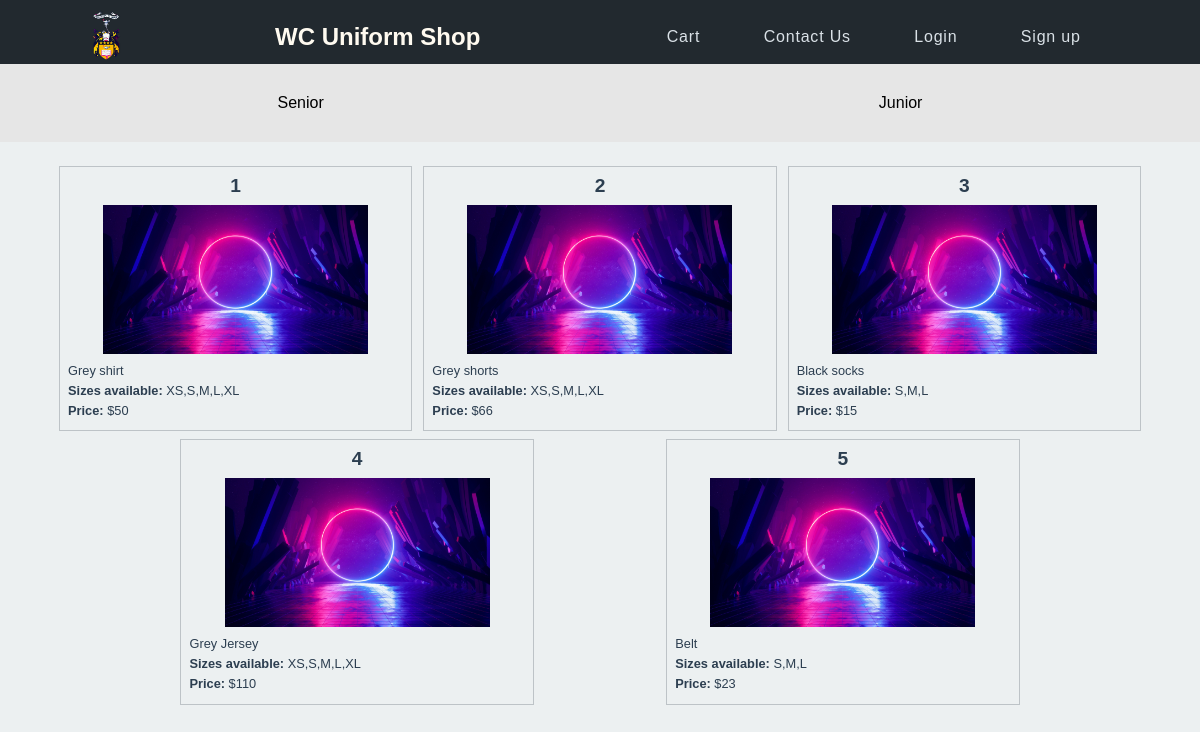
/juniorUniform, run on the app's committed database.
### tables this page shows
CREATE TABLE "juniorUniform"
(
	id integer
		constraint uniforms_pk
			primary key autoincrement,
	name varchar(30),
	size varchar(30),
	image varchar(30),
	price decimal(5,2),
	description varchar(300)
);

### app.py (the view)
@app.route('/juniorUniform')
def juniorUniform():
    con = create_connection(DB_NAME)
    query = 'SELECT id, name, size, image, price, description FROM juniorUniform'
    cur = con.cursor()
    cur.execute(query)
    juniorProduct_list = cur.fetchall()
    con.close
    return render_template('juniorUniform.html', juniorProducts=juniorProduct_list, logged_in=is_logged_in())

### app.py (called while the page is built)
def create_connection(db_file):
    try:
        connection = sqlite3.connect(db_file)
        return connection
    except Error as e:
        print(e)
    return None

def is_logged_in():
    if session.get("email") is None:
        return False
    else:
        return True

### templates/juniorUniform.html (shortened to what this page needs)
{% extends 'base.html' %}
{%block product%}
<div class = 'product-nav'>
    <ul>
        <li><a href="/seniorUniform">Senior</a></li>
        <li><a href="/juniorUniform">Junior</a></li>
    </ul>
</div>
{%endblock%}
{% block main %}
<div class="products">
    {% for juniorUniform in juniorProducts %}
    <div class="product-box">
        <div class="product-box-heading">
            <h3>{{ juniorUniform[0] }}</h3>
        </div>
        <div class="product-box-image">
            <img src={{url_for('static', filename = 'images/python-test.jpg')}} alt="{{juniorUniform[1]}}">
        </div>
        <div class="product-box-info">
            <p>{{ juniorUniform[1] }} </p>
            <p><strong>Sizes available: </strong>{{ juniorUniform[2] }}</p>
            <p><strong>Price: </strong>${{ juniorUniform[4] }}</p>
        </div>
    </div>
    {% endfor %}
</div>
{% endblock %}

### templates/base.html (shortened to what this page needs)
<!doctype html>
<html lang = 'en'>
<head>
    <link href="{{ url_for('static', filename='css/mystyles.css') }}" rel="stylesheet">
</head>
<body>
    <header class = 'menu'>
        <div class = 'menu-wrap'>
            <a class = 'skip-link' href="/"><img src = {{url_for('static', filename = 'images/logo3.0.png')}} class = 'logo-img' alt="School Logo"></a>
            <h1><a href="/">WC Uniform Shop</a></h1>
            <nav>
            {% include 'nav.html' %}
            </nav>
        </div>
        {%block product%}
        {%endblock%}
    </header>
    <div class = "container">
        <main>
            {% block main %}
            {% endblock %}
        </main>
    </div>
</body>
</html>

### templates/nav.html
    <ul>
        <li><a href="/cart">Cart</a></li>
        <li><a href="/contact">Contact Us</a></li>
        {%if logged_in%}
        <li><a href="logout">Log Out</a></li>
        {% else %}
        <li><a href="/login">Login</a></li>
        <li><a href="/signup">Sign up</a></li>
        {%endif%}
    </ul>

### static/css/mystyles.css (style rules this page uses)
* { margin: 0; padding: 0; box-sizing: border-box; font-family: sans-serif; }
body { background-color: rgba(236, 240, 241, 1.0); }
header { height: 70px; background-color: #22292F; padding: 10px 0; }
.menu-wrap { display: flex; justify-content: space-between; padding: 0 15px; }
.menu-wrap h1 { color: floralwhite; font-size: 1.5em; display: flex; margin: auto auto; }
.menu-wrap h1 a { text-decoration: none; color: floralwhite; }
.logo-img { height: 50px; }
nav { position: absolute; background-color: #3D4852; top:63px; left:0; width: 100%; z-index: 1; }
nav ul { list-style-type: none; max-height: 0; overflow:hidden; transition: all 0.5s; position: relative; z-index: 2; }
nav ul li { padding: 0 15px; }
nav ul li a { display: inline-block; padding: 12px; color: #DAE1E7; text-decoration: none; letter-spacing: 0.05em; }
.product-nav { position: initial; left:0; width: 100%; background-color: rgb(230,230,230); padding: 30px 0; }
.product-nav ul { display: flex; }
.product-nav ul li { display: flex; margin: auto auto; }
.product-nav ul li a { color: black; text-decoration: none; }
.product-box img { width:90%; display: block; margin: auto auto; max-width:265px; }
.products { position: relative; top: 80px; display: flex; flex-direction: column; padding: 1em 3em; align-items: center; }
.product-box { width:100%; border: 1px solid rgba(189, 195, 199, 1.0); color: rgba(44, 62, 80, 1.0); margin-bottom: 0.5rem; }
.product-box-heading { padding: 0.5rem; }
.product-box-image { height: 150px; overflow: hidden; }
.product-box-info { padding: 0.5rem; }
.product-box h3 { font-size: 1.2rem; text-align: center; }
.product-box p { font-size: 0.8rem; margin-bottom: 0.3rem; }
@media (min-width: 850px) { .menu-wrap * { margin: auto; } }
@media (min-width: 850px) { .menu-wrap h1 { visibility: visible; display: flex; margin: auto auto; color: floralwhite; } }
@media (min-width: 850px) { nav { position: initial; top: -10px; background-color: transparent; width: fit-content; } }
@media (min-width: 850px) { nav ul { max-height: 70px; text-align: right; } }
@media (min-width: 850px) { nav ul li { display: inline-flex; padding-left: 20px; } }
@media (min-width: 850px) { .products { position: relative; top: 80px; display: flex; flex-direction: unset; flex-wrap: wrap; justify-content: space-evenly; padding: 1em 3em; } }
@media (min-width: 850px) { .product-box { width: 32%; border: 1px solid rgba(189, 195, 199, 1.0); color: rgba(44, 62, 80, 1.0); margin-bottom: 0.5rem; } }
@media (min-width: 850px) { .product-box-heading { padding: 0.5rem; } }
@media (min-width: 850px) { .product-box-image { height: 150px; overflow: hidden; } }
@media (min-width: 850px) { .product-box-info { padding: 0.5rem; } }
@media (min-width: 850px) { .product-box h3 { font-size: 1.2rem; text-align: center; } }
@media (min-width: 850px) { .product-box p { font-size: 0.8rem; margin-bottom: 0.3rem; } }

### data on the page
juniorUniform: id "1", name "Grey shirt", size "XS,S,M,L,XL", price "50"
juniorUniform: id "2", name "Grey shorts", size "XS,S,M,L,XL", price "66"
juniorUniform: id "3", name "Black socks", size "S,M,L", price "15"
juniorUniform: id "4", name "Grey Jersey", size "XS,S,M,L,XL", price "110"
juniorUniform: id "5", name "Belt", size "S,M,L", price "23"
